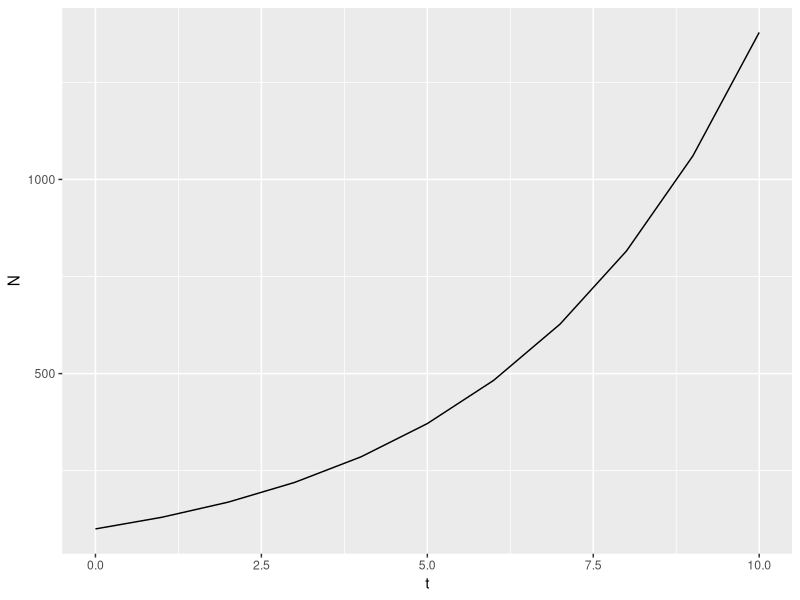
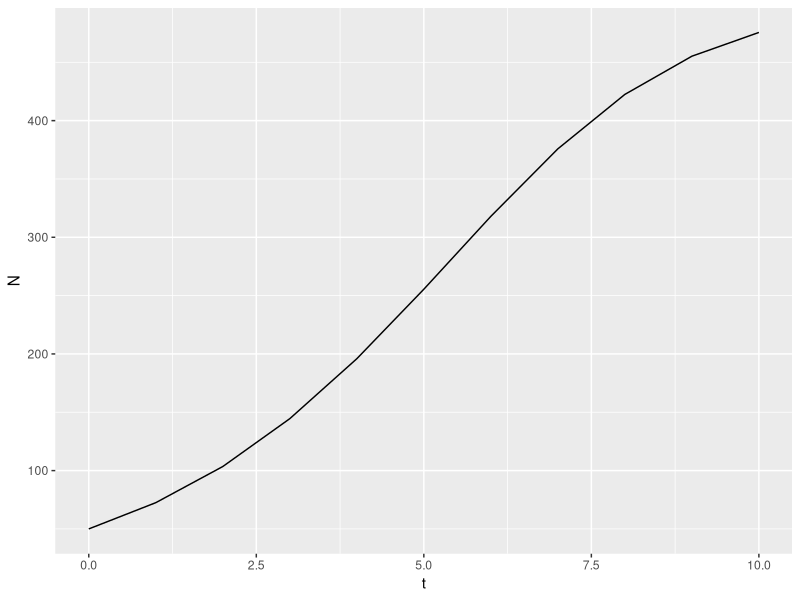

These figures' R source, in order:
library(tidyverse)

##Exponential Population Growth-----------------------------
#set initial conditions
No<-50
r<-0.5
t<-100

#create the df
popDF<-matrix(NA,nrow=t+1,ncol=3)
colnames(popDF)<-c("t","N","dNdt")
popDF<-as_tibble(popDF)

#populate first row and t values
popDF$t<-0:t
popDF$N[1]<-No
popDF$dNdt[1]<-No * r

#populate cells in systematic fashion
for(i in 2:(t+1)){
  popDF$N[i]<-popDF$N[i-1] + popDF$dNdt[i-1]
  popDF$dNdt[i]<-popDF$N[i] * r
}

#populate remaining cells--hard coding
popDF$dNdt[1]<-popDF$N[1] * r
popDF$N[2]<-popDF$N[1] + popDF$dNdt[1]

popDF$dNdt[2]<-popDF$N[2] * r
popDF$N[3]<-popDF$N[2] + popDF$dNdt[2]


#create function
exp_pop_growth<-function(No,r,t,num){
  #create empty tibble
  popDF<-matrix(NA,nrow=t+1,ncol=4)
  colnames(popDF)<-c("t","N","dNdt","pop")
  popDF<-as_tibble(popDF)
  
  #populate first row and t values
  popDF$t<-0:t
  popDF$N[1]<-No
  popDF$dNdt[1]<-No * r
  popDF$pop<-paste0("pop",num)
  
  #populate cells in systematic fashion
  for(i in 2:(t+1)){
    popDF$N[i]<-popDF$N[i-1] + popDF$dNdt[i-1]
    popDF$dNdt[i]<-popDF$N[i] * r
  }
  popDF
}

#graph N vs. t
exp_pop_growth(100,.3,10,1) %>% ggplot(aes(t,N)) + geom_line()



#Logistic Population Growth-------------------------------------
#set initial conditions
No<-50
r<-0.5
t<-100
K<-500

#create the df
logDF<-matrix(NA,nrow=t+1,ncol=3)
colnames(logDF)<-c("t","N","dNdt")
logDF<-as_tibble(logDF)

#populate first row and t values
logDF$t<-0:t
logDF$N[1]<-No
logDF$dNdt[1]<-r * ((K - No)/K) * No

#populate cells in systematic fashion
for(i in 2:(t+1)){
  logDF$N[i]<-logDF$N[i-1] + logDF$dNdt[i-1]
  logDF$dNdt[i]<-r * ((K - logDF$N[i])/K) * logDF$N[i]
}

#create function
log_pop_growth<-function(No,r,t,K,num){
  #create empty tibble
  logDF<-matrix(NA,nrow=t+1,ncol=4)
  colnames(logDF)<-c("t","N","dNdt","pop")
  logDF<-as_tibble(logDF)
  logDF$pop<-paste0("pop",num)
  
  #populate first row and t values
  logDF$t<-0:t
  logDF$N[1]<-No
  logDF$dNdt[1]<-r * ((K - No)/K) * No
  logDF$pop<-paste0("pop",num)
  
  #populate cells in systematic fashion
  for(i in 2:(t+1)){
    logDF$N[i]<-logDF$N[i-1] + logDF$dNdt[i-1]
    logDF$dNdt[i]<-r * ((K - logDF$N[i])/K) * logDF$N[i]
  }
  logDF
}

#graph N vs. t
log_pop_growth(50,0.5,10,500,1) %>% ggplot(aes(t,N)) + geom_line()




